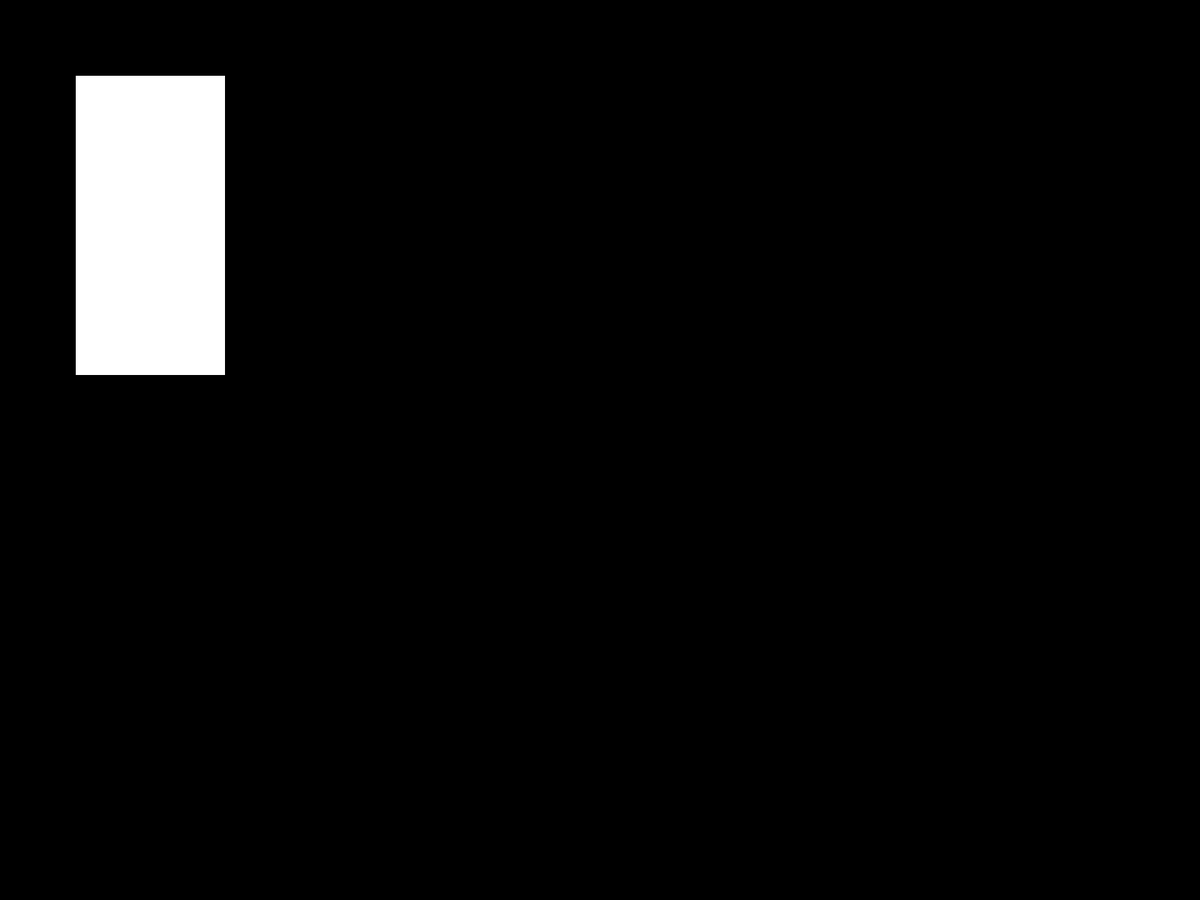
Frame 1 (no input)
Frame 60 (the mouse pressed at the canvas centre just before this capture): identical to frame 1, image omitted
Frame 120 (the mouse held since frame 60 and released just before this capture): identical to frame 1, image omitted

The Processing sketch that drew this single still picture (run headless with seeded random() and noise(); from frame 60 on, the mouse is pressed at the canvas centre):

// Processing sketch: Lesson_3_Procedures
// ── Lesson_3_Procedures.pde
/*
FRC Java Lessons Using Processing
Lesson 3 - Object Instantiation and Procedure Invocation
Copyright (c) 2019 Shichao Liang
See attached MIT license for usage rights.
In this lesson, students will learn how to manipulate OBJECTS, and then create their own 
blueprint for a moveable Circle object.
*/ 

/*
  Preamble - For this lesson, all of the TODO tasks will be listed in the attached README, 
  and all of your code will be written below the comment line.  Please read all directions 
  clearly before you get started.
*/

/*
  For directions, please see the README: 
  https://github.com/FRC-Processing-Lessons/Lesson_3_Procedures/blob/master/README.md
*/

/* ------------- ALL CODE GOES BELOW HERE --------------- */

Rectangle r1;

void setup(){
  fullScreen();
  background(0);
  r1 = new Rectangle(100,100,200,400);
}

void draw(){
  background(0);
  r1.show();
}

// ── Moving.pde

/**
  Interface for moving objects
  @author    Michael Liang <mliang1987@gmail.com>
  @version   1.0
*/
public interface Moving{
  
  /**
     Required method to move the shape. To be implemented.
  */ 
  void move();
   
}

// ── Rectangle.pde
/**
  Class definition for Rectangle
  - Implements the Moving interface.
  - Contains 7 data fields.
  - Contains 2 constructors.
  - Contains 3 methods.
*/

class Rectangle implements Moving{

  /**
    Data fields for the Rectangle class, describing location, dimensions, and velocity.
  */
  float x;
  float y;
  float w;
  float h;
  float x_velocity;
  float y_velocity;
  color c;
  
  /**
    Constructor for a non-moving Rectangle.
  */
  public Rectangle(float x, float y, float w, float h){
    this(x,y,w,h,0,0);
  }
  
  /**
    Constructor for a moving Rectangle.
  */
  public Rectangle(float x, float y, float w, float h, float x_vel, float y_vel){
    this.x = x;
    this.y = y;
    this.w = w;
    this.h = h;
    c = #FFFFFF;
    this.x_velocity = x_vel;
    this.y_velocity = y_vel;
  }
  
  /**
    Displays the rectangle on the canvas.
  */
  public void show(){
    this.move();
    fill(c);
    rect(x, y, w, h);
  }
  
  /**
    Changes the color of this shape.
    @param    Color object
  */
  public void changeColor(color c){
    this.c = c;
  }
  
  /**
    Implements the interface method move().
    Moves the rectangle according to its velocity fields.
  */
  @Override
  void move(){
    x+=x_velocity;
    y+=y_velocity;
  }
}
